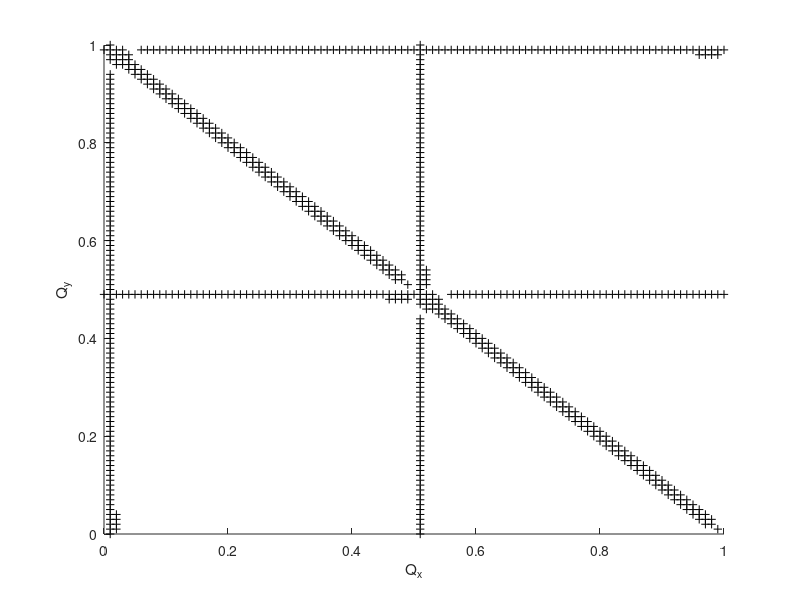

This chart was generated by the following MATLAB code:
% skew_stopband.m, V. Ziemann, 240829
clear; close all
OO=@(mu)[cos(mu),sin(mu);-sin(mu),cos(mu)];
RR=@(mux,muy)[OO(mux),zeros(2);zeros(2),OO(muy)];
kappa=0.1;
Q=[0,0;kappa,0];
S=[eye(2),Q;Q,eye(2)];
k1=0.1; SS=eye(4); SS(2,1)=k1; SS(4,3)=-k1; 
hold on
for Qx=0:0.01:1
  for Qy=0:0.01:1
     R=SS*S*RR(2*pi*Qx,2*pi*Qy);
     if (max(abs(eig(R)'))>1.0001)
       plot(Qx,Qy,'k+');
     end
  end
  pause(0.001)
end
xlabel('Q_x'); ylabel('Q_y')






